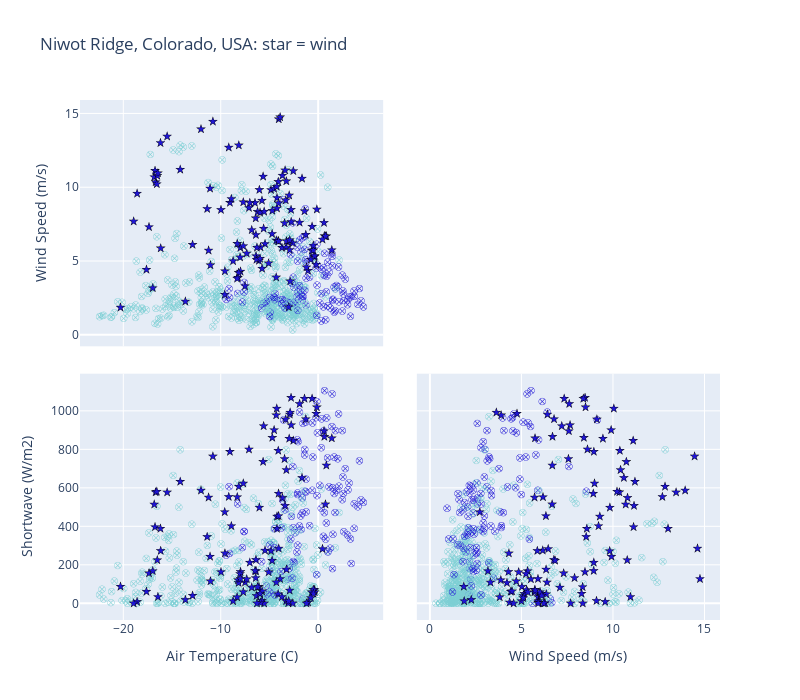

This figure's notebook cell:
### Code cell
# State which site we are working with 
# df = df_unload.copy(deep=True)
df = df_sub.copy(deep=True)


# Some constatns 
colorscaled = [[0., colorsnowunload], [1, colorsnow]]
index_vals = df['CD']
index_symbols = df['Classsymbol']

fig = go.Figure()
fig.add_trace(go.Splom(dimensions=[dict(label=nametemp, values=df['temp']),
                                   dict(label=namewind, values=df['windspeed']),
                                   dict(label=nameSW,   values=df['shortwave'])],
                                   marker=dict(color=index_vals, colorscale=colorscaled, symbol=index_symbols, showscale=False, line_color='black', line_width=0.5, size=7),
                                   showlegend=False, showupperhalf=False, diagonal_visible=False,
                      ))

# Other options
#showupperhalf=False, diagonal_visible=False
#marker=dict(show scale=False)

# fig.update_traces(showlegend=True, legendgroup=index_symbols, selector=dict(mode='spolm'))
# fig.update_traces(showlegend=True)

fig.update_layout(title='Niwot Ridge, Colorado, USA: star = wind', width=800, height=700, dragmode='select')

fig.show()

### Figure 1 — Plotly figure (JSON) as saved in the notebook; plotly's stock layout.template omitted (floating-point values rounded to 4 significant figures; data arrays with more than 128 entries replaced by an {"elided": "..."} marker saying what was removed)
{"data": [{"diagonal": {"visible": false}, "dimensions": [{"label": "Air Temperature (C)", "values": {"elided": "695 float values"}}, {"label": "Wind Speed (m/s)", "values": {"elided": "695 float values"}}, {"label": "Shortwave (W/m2)", "values": {"elided": "695 float values"}}], "marker": {"color": {"elided": "695 int values"}, "colorscale": [[0, "#1F15D5"], [1, "#7dcfd4"]], "line": {"color": "black", "width": 0.5}, "showscale": false, "size": 7, "symbol": {"elided": "695 int values"}}, "showlegend": false, "showupperhalf": false, "type": "splom"}], "layout": {"dragmode": "select", "height": 700, "title": {"text": "Niwot Ridge, Colorado, USA: star = wind"}, "width": 800}}
